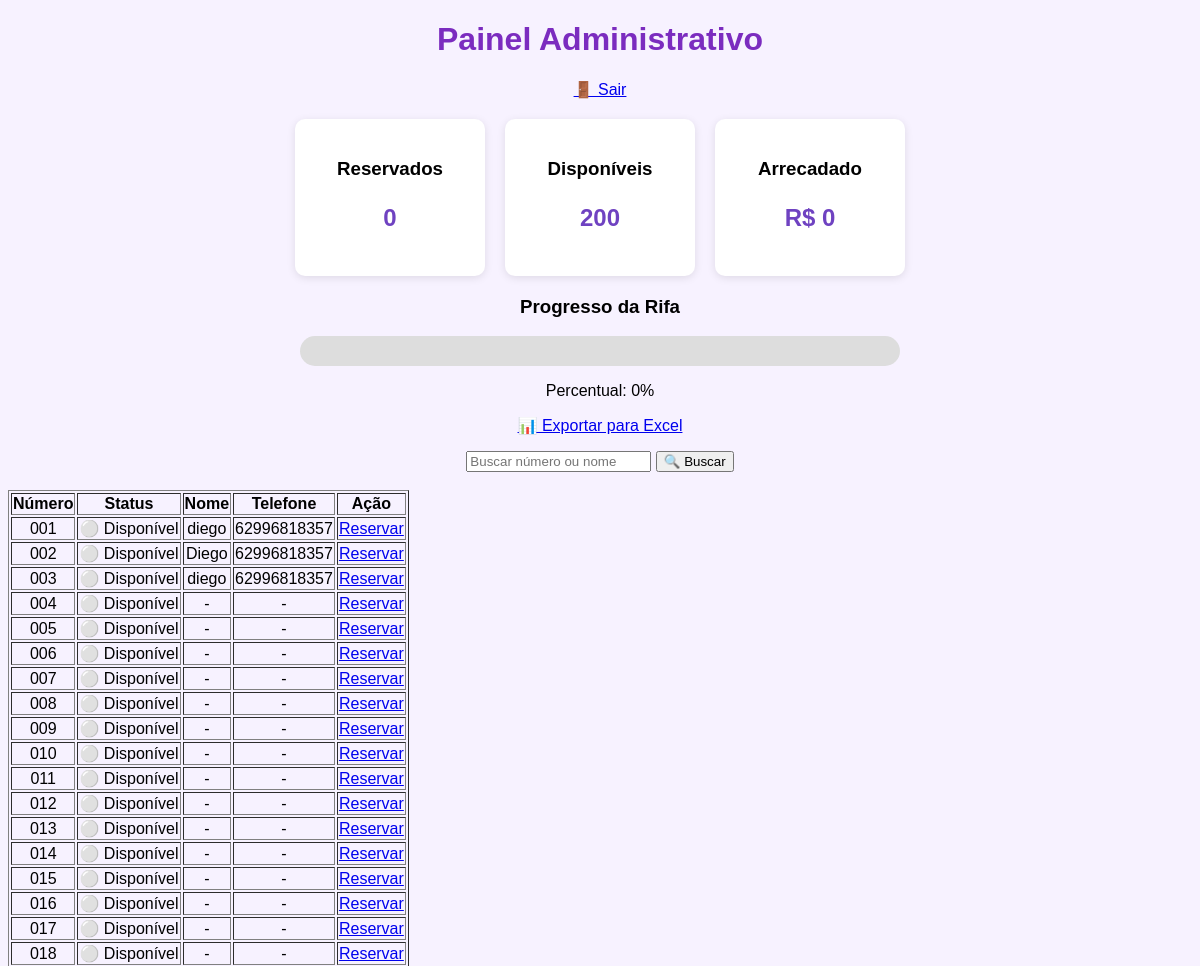
Before: /admin (signed in, upper part) with the older database file.
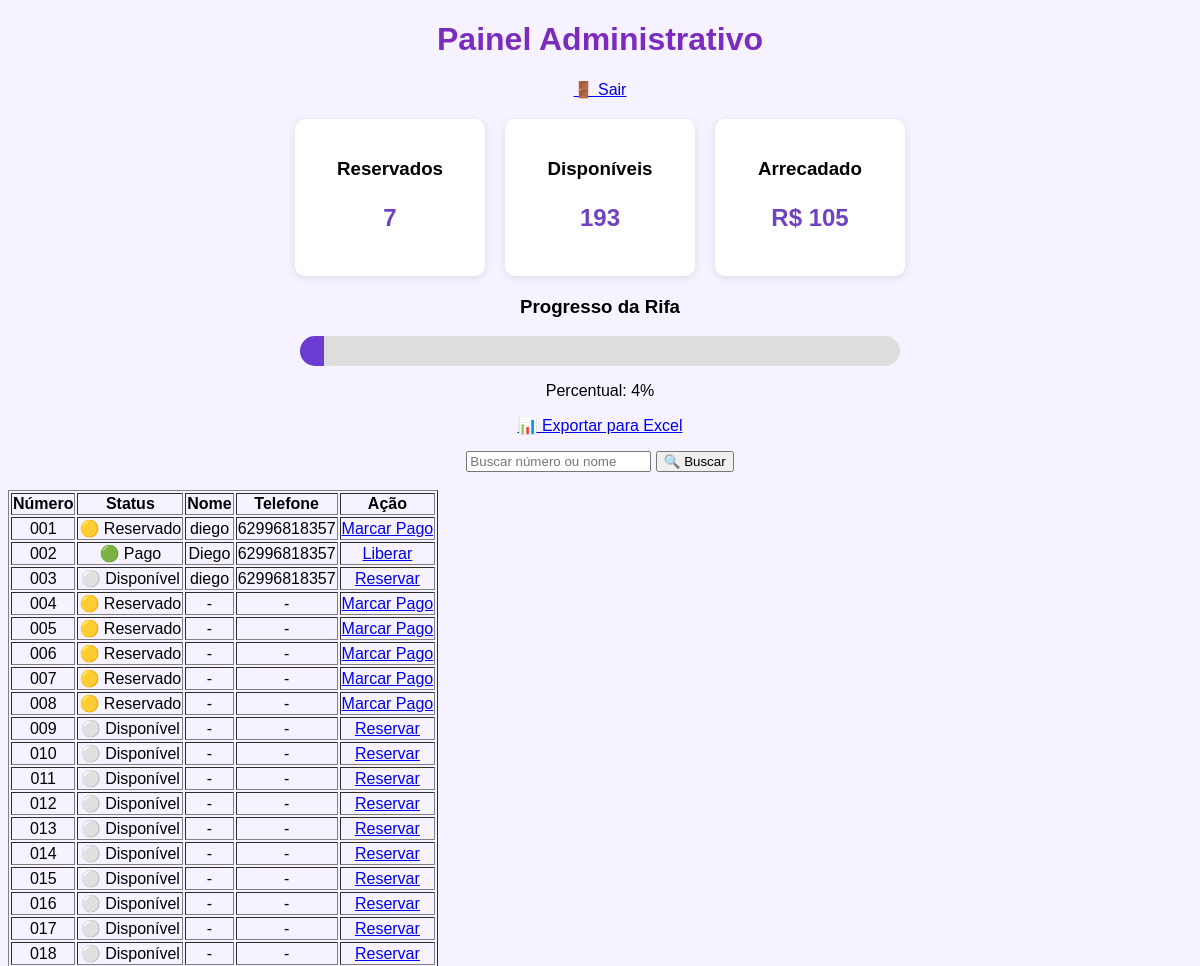
After: the same page with the newer database file.
### models.py (models this page shows)
class Numero(db.Model):
    id = db.Column(db.Integer, primary_key=True)
    numero = db.Column(
        db.Integer,
        unique=True,
        nullable=False
    )
    status = db.Column(
        db.String(20),
        default="disponivel"
        "reservado"
        "pago"
    )
    nome = db.Column(
        db.String(100)
    )
    telefone = db.Column(
        db.String(20)
    )

### app.py (the view)
@app.route("/admin")
def admin():
    if not session.get("admin"):
        return redirect("/login")
    busca = request.args.get("busca", "")
    if busca:
        numeros = Numero.query.filter(
        (Numero.nome.contains(busca)) |
        (Numero.numero.like(f"%{busca}%"))
    ).order_by(Numero.numero).all()
    else:
        numeros = Numero.query.order_by(
        Numero.numero
    ).all()
    reservados = Numero.query.filter(
        Numero.status.in_(["reservado", "pago"])
    ).count()
    disponiveis = Numero.query.filter_by(
        status="disponivel"
    ).count()
    arrecadado = reservados * 15
    percentual = round((reservados / 200) * 100)
    return render_template(
    "admin.html",
    numeros=numeros,
    reservados=reservados,
    disponiveis=disponiveis,
    arrecadado=arrecadado,
    percentual=percentual,
    busca=busca
    )

### templates/admin.html (shortened to what this page needs)
<!doctype html>
<html lang="pt-BR">
  <head>
    <link
      rel="stylesheet"
      href="{{ url_for('static', filename='css/style.css') }}"
    />
  </head>
  <body>
    <div class="container">
      <h1>Painel Administrativo</h1>
      <p>
        <a href="/logout">🚪 Sair</a>
      </p>
      <div class="dashboard">
        <div class="card">
          <h3>Reservados</h3>
          <p>{{ reservados }}</p>
        </div>
        <div class="card">
          <h3>Disponíveis</h3>
          <p>{{ disponiveis }}</p>
        </div>
        <div class="card">
          <h3>Arrecadado</h3>
          <p>R$ {{ arrecadado }}</p>
        </div>
      </div>
      <h3>Progresso da Rifa</h3>
      <div class="barra">
        <div
          class="preenchimento"
          id="barra-progresso"
          style="width: 50%"
        ></div>
      </div>
      <p>Percentual: {{ percentual }}%</p>
      <p>
        <a href="/exportar">📊 Exportar para Excel</a>
      </p>
      <form method="GET" action="/admin">
        <input
          type="text"
          name="busca"
          placeholder="Buscar número ou nome"
          value="{{ busca or '' }}"
        />
        <button type="submit">🔍 Buscar</button>
      </form>
      <br />
      <table border="1">
        <tr>
          <th>Número</th>
          <th>Status</th>
          <th>Nome</th>
          <th>Telefone</th>
          <th>Ação</th>
        </tr>
        {% for numero in numeros %}
        <tr>
          <td>{{ "%03d"|format(numero.numero) }}</td>
          <td>
            {% if numero.status == "pago" %} 🟢 Pago {% elif numero.status ==
            "reservado" %} 🟡 Reservado {% else %} ⚪ Disponível {% endif %}
          </td>
          <td>{{ numero.nome or "-" }}</td>
          <td>{{ numero.telefone or "-" }}</td>
          <td>
            <a href="/toggle/{{ numero.id }}">
              {% if numero.status == "disponivel" %} Reservar {% elif
              numero.status == "reservado" %} Marcar Pago {% else %} Liberar {%
              endif %}
            </a>
          </td>
        </tr>
        {% endfor %}
      </table>
    </div>
  </body>
</html>

Changed rows visible on the page:
changed Numero (number 1 of 18 on the later page): status "⚪ Disponível Reservar" → "🟡 Reservado Marcar Pago"
changed Numero "Diego": status "⚪ Disponível Reservar" → "🟢 Pago Liberar"
changed Numero (number 4 of 18 on the later page): status "⚪ Disponível Reservar" → "🟡 Reservado Marcar Pago"
changed Numero (number 5 of 18 on the later page): status "⚪ Disponível Reservar" → "🟡 Reservado Marcar Pago"
changed Numero (number 6 of 18 on the later page): status "⚪ Disponível Reservar" → "🟡 Reservado Marcar Pago"
changed Numero (number 7 of 18 on the later page): status "⚪ Disponível Reservar" → "🟡 Reservado Marcar Pago"
changed Numero (number 8 of 18 on the later page): status "⚪ Disponível Reservar" → "🟡 Reservado Marcar Pago"
Other visible differences:
{{ reservados }}: "0" → "7"
{{ disponiveis }}: "200" → "193"
{{ arrecadado }}: "0" → "105"
{{ percentual }}: "0" → "4"
